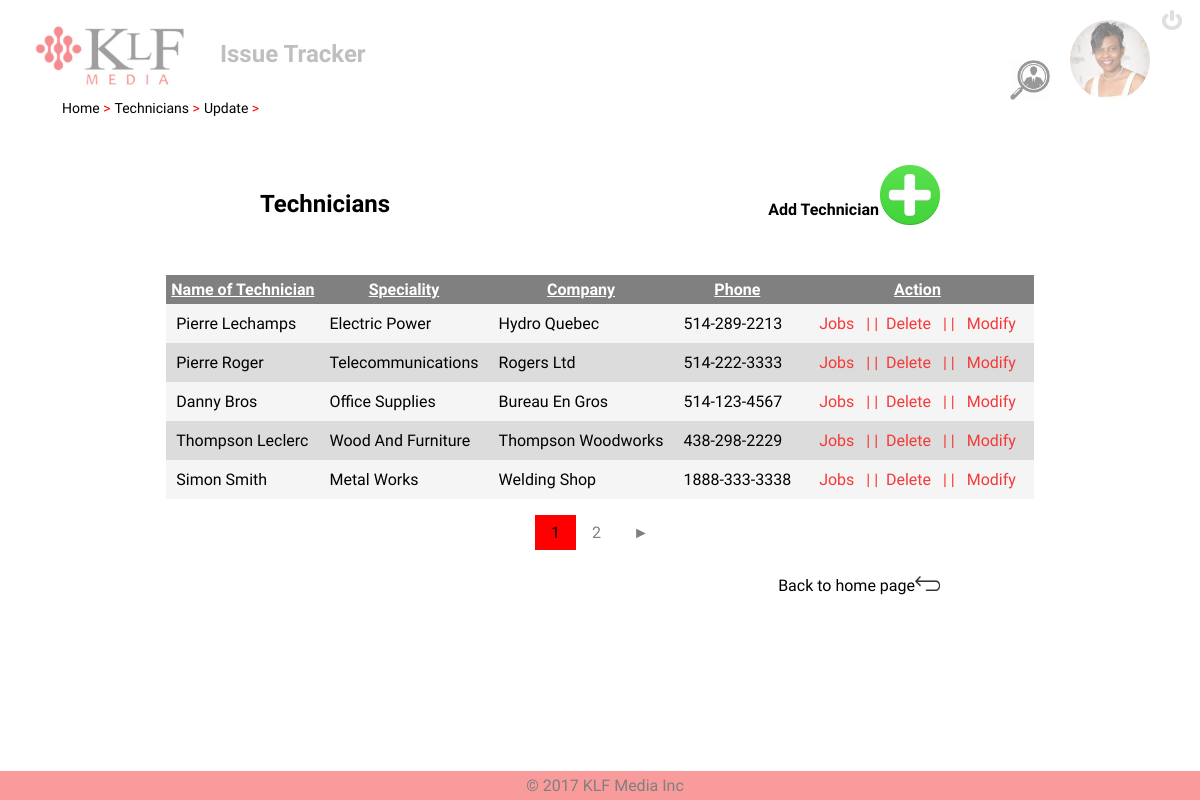
Page /index.php/supervisor/modifyTech (signed in) on the committed database.
### tables this page shows
CREATE TABLE IF NOT EXISTS `technicians` (
  `technician_id` int(11) NOT NULL AUTO_INCREMENT,
  `company` varchar(50) NOT NULL,
  `speciality` varchar(50) NOT NULL,
  `phone` varchar(50) NOT NULL,
  `tech_name` varchar(50) NOT NULL,
  PRIMARY KEY (`technician_id`)
);

### application/controllers/Supervisor.php (called while the page is built, shortened)
<?php
class Supervisor extends CI_Controller
{
	public function modifyTech()
	{
		$pge=1;
		$str = ($pge*5)-5;
		$this->load->model("Admin");
		$view_techs = $this->Admin->getTechnicians();
		$techs = $this->Admin->viewTechnicians($str);
		$data["all_techs"] = $techs;
		$tech_id = $_GET["techid"];
		$data["modify_id"] = $tech_id;
		$data["page_number"] = $pge;
		$nbr=ceil(count($view_techs)/5);
		$data["nb"] = $nbr;
		$this->load->view("technicians", $data);
	}
	public function adminData($crumbs)
	{
		$data=$crumbs;
		$this->load->model('Admin');
		$boss= new Admin();
		$boss->setEmployeeId($_SESSION["userid"]);
		$boss->getFullProfile();
		$this->load->library("globalmethods");
		$data["greeting"]=$this->globalmethods->greetings();
		$data["name"] = $boss->getFirstName()." ".$boss->getLastName();
		$data["photo"] = $boss->getPhoto();
		$this->load->view("header",$data);
		$this->load->view("footer");
	}
}

### index.php (called while the page is built, shortened)
<?php
require_once BASEPATH.'core/CodeIgniter.php';

### application/models/Admin.php (called while the page is built, shortened)
<?php
class Admin extends Employee{
	public function getTechnicians()
	{
		$query = $this->db->query("SELECT * FROM technicians where technician_id>1");
		return $query->result_array();
	}
}

### application/views/technicians.php (the view, shortened to what this page needs)
<h2 style="float:left;margin-left:260px; margin-top:70px">Technicians</h2>
	<a id="btnaddtech" onclick="newTechCreation()" class="popup" onmouseenter="addTechnicianPopUp()" onmouseleave="addTechnicianPopUp()"
	style="width:60px; height:60px;float:right;margin:45px 1px; margin-right:260px;">
	<img src="../../assets/images/addtechicon.png" />
</a>
<h4 style="float:right;margin-top:80px">Add Technician </h4>
	<div  class="container"  class="issuesTable" style="text-align:center;width:80%; ">
	<div style="min-height:200px" >
	<table class="issuesTable" style="margin:5px auto;width:70%">
	<tr>
	<th>Name of Technician </th><th>Speciality</th><th>Company</th><th>Phone</th><th>Action</th>
	</tr>
	<?php
	$next_page= $page_number+1;
	foreach ($all_techs as $tech)
	{
		if (!empty($modify_id) && $modify_id==$tech["technician_id"]) {
			$tech_name=$tech["tech_name"]; $speciality=$tech["speciality"];$phone=$tech["phone"];$company=$tech["company"];
			echo'<tr style="background-color:red"><td>'.ucwords($tech["tech_name"]).'</td><td>'.ucwords($tech["speciality"]).
			'</td><td>'.ucwords($tech["company"]).
			'</td><td>'.$tech["phone"].'</td><td style="color:white"><a style="color:white">| Delete |</a> <a style="color:white">| Modify </a> </td>
		</tr>';
		}
		else{
			echo'<tr><td>'.ucwords($tech["tech_name"]).'</td><td>'.ucwords($tech["speciality"]).
			'</td><td>'.ucwords($tech["company"]).'</td><td>'.$tech["phone"].'</td><td>
			<a href="../supervisor/techjobs?techid='.$tech["technician_id"].'&&page='.$page_number.'">&nbsp; Jobs &nbsp; |</a>
			<a href="../supervisor/deletetech?techid='.$tech["technician_id"].'&&page='.$page_number.'">|&nbsp; Delete &nbsp; |</a>
			<a href="../supervisor/modifytech?techid='.$tech["technician_id"].'&&page='.$page_number.'">| &nbsp; Modify &nbsp;</a> </td>
			</tr>';
		}
	}
	?>
	</table></div><br/>
	<?php
	echo'<ul class="pagination">';
		for ($pg =1; $pg<=$nb; $pg++) {
			if ($page_number==$pg)
			{
				echo'<li><a class="active" href="../supervisor/technicians?page='.$pg.'">'.$pg.'</a></li>';;
			}
			else{
				echo'<li><a href="../supervisor/technicians?page='.$pg.'">'.$pg.'</a></li>';
			}
		}
	    if($next_page<=$nb) {
			echo'<li><a href="../supervisor/technicians?page='.$next_page.'">&#x25BA;</a></li> </ul>';
	    }
		?>
	<br/>
	<a style="vertical-align:bottom;clear:both;float:right;margin:15px 140px "  href="../staff/home">
		 Back to home page<img style="width:25px; height:15px" src="../../assets/images/returnicon.png"/></a>
	</div>

### assets/css/styles.css (style rules this page uses)
* { margin: 0; padding: 0; outline: 0; }
a { cursor: pointer; color: black; text-decoration: none; }
html { height:100%; width:100%; }
.container { padding:50px; width:80%; margin:100px auto; margin-bottom:10px; min-height:300px; background-color:transparent; text-align:center; }
.bodywrap { padding-top:120px; font-family: 'Dosis', Dosis, sans-serif; }
th { font-weight:bold; color:white; text-decoration:underline; padding: 5px; text-align: center; white-space: nowrap; }
td { padding: 5px; text-align: left; white-space: nowrap; }
table { border-collapse: collapse; position:relative; min-width:60%; margin:300px auto; margin-bottom:10px; }
table, th, td { min-width:50px; }
table a { color: #F53939; }
img { height:100%; width:100%; }
#singlePictureDisplay, { height:250px; width:300px; }
.issuesTable { width:95%; }
.issuesTable td { padding:10px; }
.activeDisplay,.myEmployees,.issuesTable tr:nth-child(even) { background: #F5F5F5 }
.activeDisplay,.myEmployees,.issuesTable tr:nth-child(odd) { background: #DCDCDC }
th { background:gray; }
ul.pagination li { display: inline; text-align:center; }
ul.pagination li a { color: gray; padding: 8px 16px; text-decoration: none; transition: background-color .3s; text-align:center; }
ul.pagination li a.active { background-color: red; color: black; }
.popup { position: relative; display: inline-block; cursor: pointer; -webkit-user-select: none; -moz-user-select: none; -ms-user-select: none; user-select: none; }

### rows in the picture
technicians: tech_name "Pierre Lechamps", speciality "Electric Power", company "Hydro Quebec", phone "514-289-2213"
technicians: tech_name "Pierre Roger", speciality "Telecommunications", company "Rogers Ltd", phone "514-222-3333"
technicians: tech_name "Danny Bros", speciality "Office Supplies", company "Bureau En Gros", phone "514-123-4567"
technicians: tech_name "Thompson Leclerc", speciality "Wood And Furniture", company "Thompson Woodworks", phone "438-298-2229"
technicians: tech_name "Simon Smith", speciality "Metal Works", company "Welding Shop", phone "1888-333-3338"

### other values in the picture
$key "Home"
$key "Technicians"
$key "Update"
